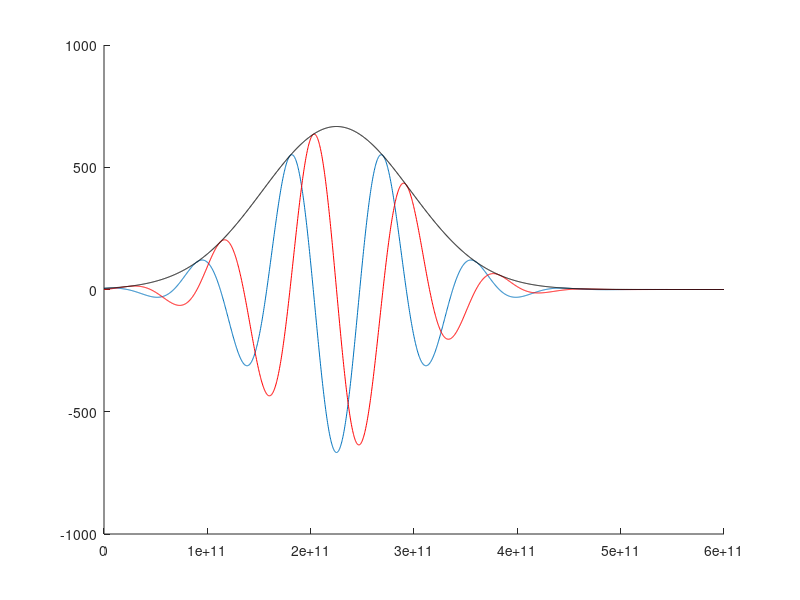

This figure's MATLAB source:
clc;clear all;
%hold on;
%%
f=fopen('SourceFFT.txt');
File=1;
l=fgetl(f);
in=1;
Prev=1600*(File-1);
while ischar(l)
    text{in}=l;
    data{in}=sscanf(text{in},'%f %f %f');
    fr(in)=data{in}(1);
    FFT(in)=data{in}(2)+1i*data{in}(3);
    
    l=fgetl(f);
    in=in+1;
end
figure
hold on;
plot(fr*(3e14),real(FFT))
plot(fr*(3e14),imag(FFT),'r')
plot(fr*(3e14),abs(FFT),'k')
